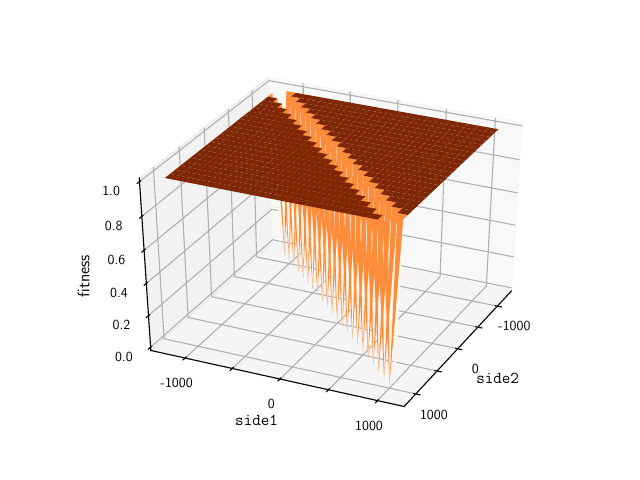

Reproduce this figure in Python.

def x_equals_y(x, y):
    if x == y:
        return 0
    else:
        return 1


def format_labels():
    labels = [""] * 10
    labels[1] = "-1000"
    labels[3] = "0"
    labels[5] = "1000"
    return labels

LANDSCAPE_FN = x_equals_y
AXES_MIN = -1200
AXES_MAX = 1200
AXES_STEP = 100
X_VAR = 'side2'
Y_VAR = 'side1'
COLOR_MAP = 'Oranges'
LABELS_FN = format_labels
OUT_FILE = 'rt-side1-equals-side2'
OUT_FORMAT = 'pdf'
SHOW = False
ELEVATION_ANGLE = 35
AZIMUTH_ANGLE = 25

######################

import numpy as np
import matplotlib.pyplot as plt

from mpl_toolkits.mplot3d import Axes3D
from matplotlib import rc, rcParams

rc('text', usetex=True)
rcParams['text.latex.preamble'] = [r'\usepackage{sfmath}']

def normalise(val):
    return 1 - pow(1.001, -(abs(val)))

def landscape(x_points, y_points, landscape_fn):
    z_points = [0] * len(x_points)
    for i in range(len(x_points)):
        z_points[i] = landscape_fn(x_points[i], y_points[i])
    return z_points

fig = plt.figure()
ax = fig.add_subplot(111, projection="3d")
x_points = y_points = np.arange(AXES_MIN, AXES_MAX, AXES_STEP)
X, Y = np.meshgrid(x_points, y_points)
zs = np.array(landscape(np.ravel(X), np.ravel(Y), LANDSCAPE_FN))
Z = zs.reshape(X.shape)

ax.plot_surface(X, Y, Z, cmap=COLOR_MAP)

ax.xaxis.set_rotate_label(False)
ax.yaxis.set_rotate_label(False)
ax.zaxis.set_rotate_label(False)
ax.set_xlabel(r'{\tt ' + X_VAR + r'}', fontsize=12)
ax.set_ylabel(r'{\tt ' + Y_VAR + r'}', fontsize=12)
ax.set_zlabel("fitness", fontsize=12, rotation='vertical')

ax.set_xticklabels(LABELS_FN())
ax.set_yticklabels(LABELS_FN())

ax.view_init(ELEVATION_ANGLE, AZIMUTH_ANGLE)

if SHOW:
 plt.show()

plt.savefig(OUT_FILE + '.' + OUT_FORMAT, format=OUT_FORMAT, transparent=True)